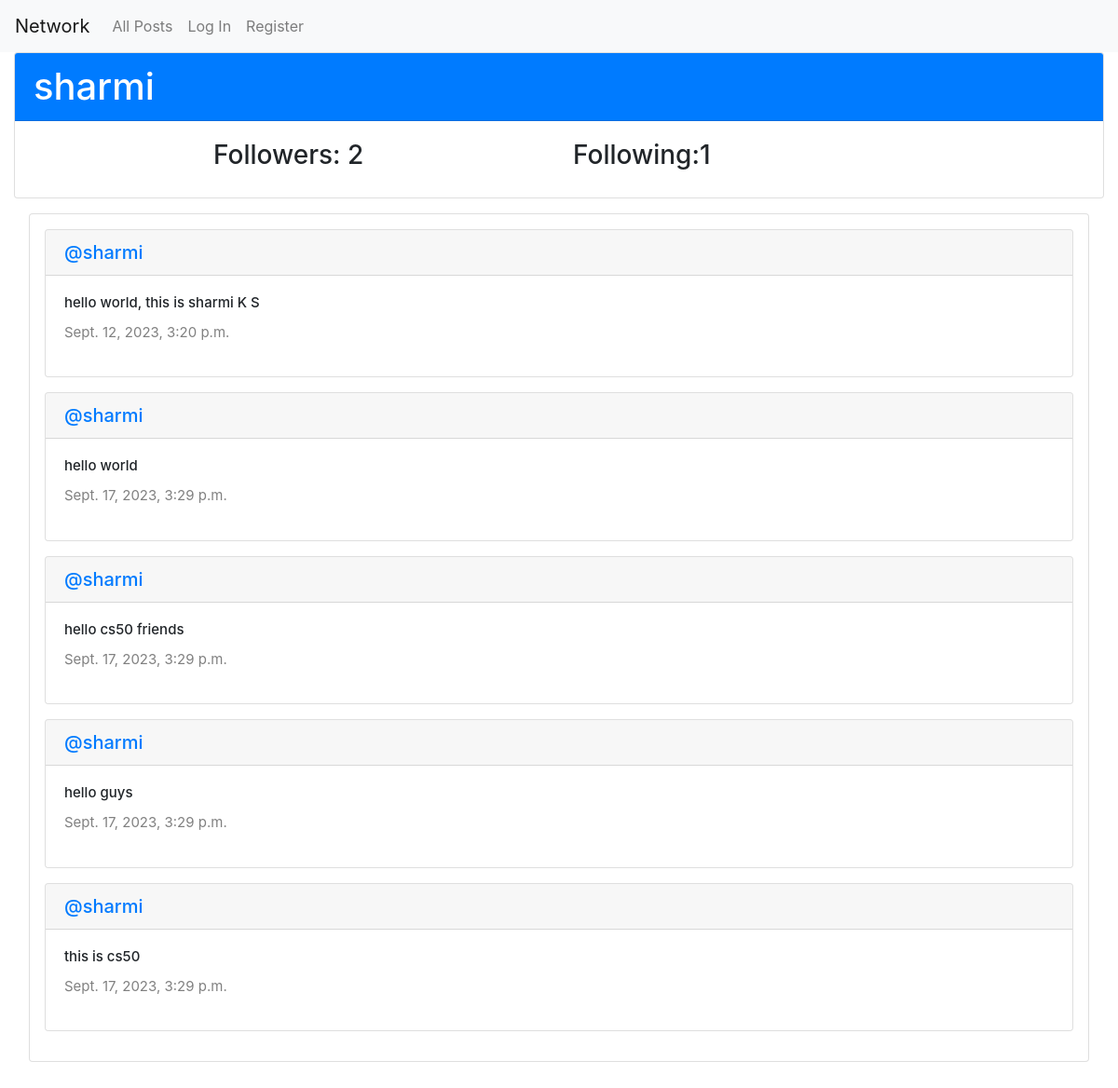
The page /profile_link/2 on the database its author committed.
### network/models.py (models this page shows, shortened)
class User(AbstractUser):
    pass

class Post(models.Model):
    content = models.CharField(max_length=140)
    user = models.ForeignKey(User, on_delete=models.CASCADE, related_name="author")
    date = models.DateTimeField(auto_now_add=True)

### network/views.py (the view)
# urls.py: path("profile_link/<int:user_id>",views.profile_link,name="profile_link"),
def profile_link(request,user_id):
    user = User.objects.get(pk = user_id)
    allPosts = Post.objects.filter(user=user_id).all().order_by("id")
    following = Follow.objects.filter(user = user)
    followers = Follow.objects.filter(user_follower = user )
    if request.method == "POST":
        data = json.loads(request.body)
        edit_post = Post.objects.get(pk = user_id)
        edit_post.content = data["content"]
        edit_post.save()
        return JsonResponse({"message": "change successful", "data": data["content"]})
    try:
        checkFollow = followers.filter(user = User.objects.get(pk = request.user.id))
        if len(checkFollow) != 0:
            isFollowing = True
        else:
            isFollowing = False
    except:
        isFollowing = False
    paginator = Paginator(allPosts,10)
    page_Number = request.GET.get('page')
    posts_of_the_page = paginator.get_page(page_Number)
    return render(request, "network/profile.html",{
        "allPosts":allPosts,
        "posts_of_the_page" : posts_of_the_page,
        "username" : user.username,
        "following" : following,
        "followers":followers,
        "isfollowing":isFollowing,
        "user_profile": user,
    })

### network/templates/network/profile.html (shortened to what this page needs)
{% extends "network/layout.html" %}
{% block body %}
<div class="container-fluid">
    <div class="card">
        <h1 class="card-header bg-primary" style="color:white;">{{ username }}</h1>
        <div class="card-body">
        <div class="row d-flex justify-content-center">
            <h3 class="col-4">Followers: {{ followers.count }}</h3>
            <h3 class="col-4">Following:{{ following.count }}</h3>
        </div>
        </div>
    </div>
</div>
    <div class="container-fluid" style="margin-bottom:1rem;">
        <div class="card" style="margin:1rem;padding:1rem;">
            {% for post in posts_of_the_page %}
            <div class="card" style="margin-bottom:1rem;">
                <h5 class="card-header"><a href="{% url 'profile' user_id=post.user.id %}">@{{ post.user }}</a></h5>
                <div class="card-body form-floating mb-3">
                    <h6 class="content card-title" id="content_{{ post.id }}">{{ post.content }}</h6>
                    <p class="date card-text">{{ post.date }}</p>
                </div>
            </div>
            {% endfor %}
        </div>
    </div>
{% endblock %}

### network/static/network/styles.css (style rules this page uses)
.content { font-size: 15px; }
.date { color:gray; font-size: 15px; }

### rows shown on the page
User: username "sharmi"
Post: user "sharmi", content "hello world, this is sharmi K S", date "Sept. 12, 2023, 3:20 p.m."
Post: user "sharmi", content "hello world", date "Sept. 17, 2023, 3:29 p.m."
Post: user "sharmi", content "hello cs50 friends", date "Sept. 17, 2023, 3:29 p.m."
Post: user "sharmi", content "hello guys", date "Sept. 17, 2023, 3:29 p.m."
Post: user "sharmi", content "this is cs50", date "Sept. 17, 2023, 3:29 p.m."

### other values the page prints
{{ followers.count }} "2"
{{ following.count }} "1"
